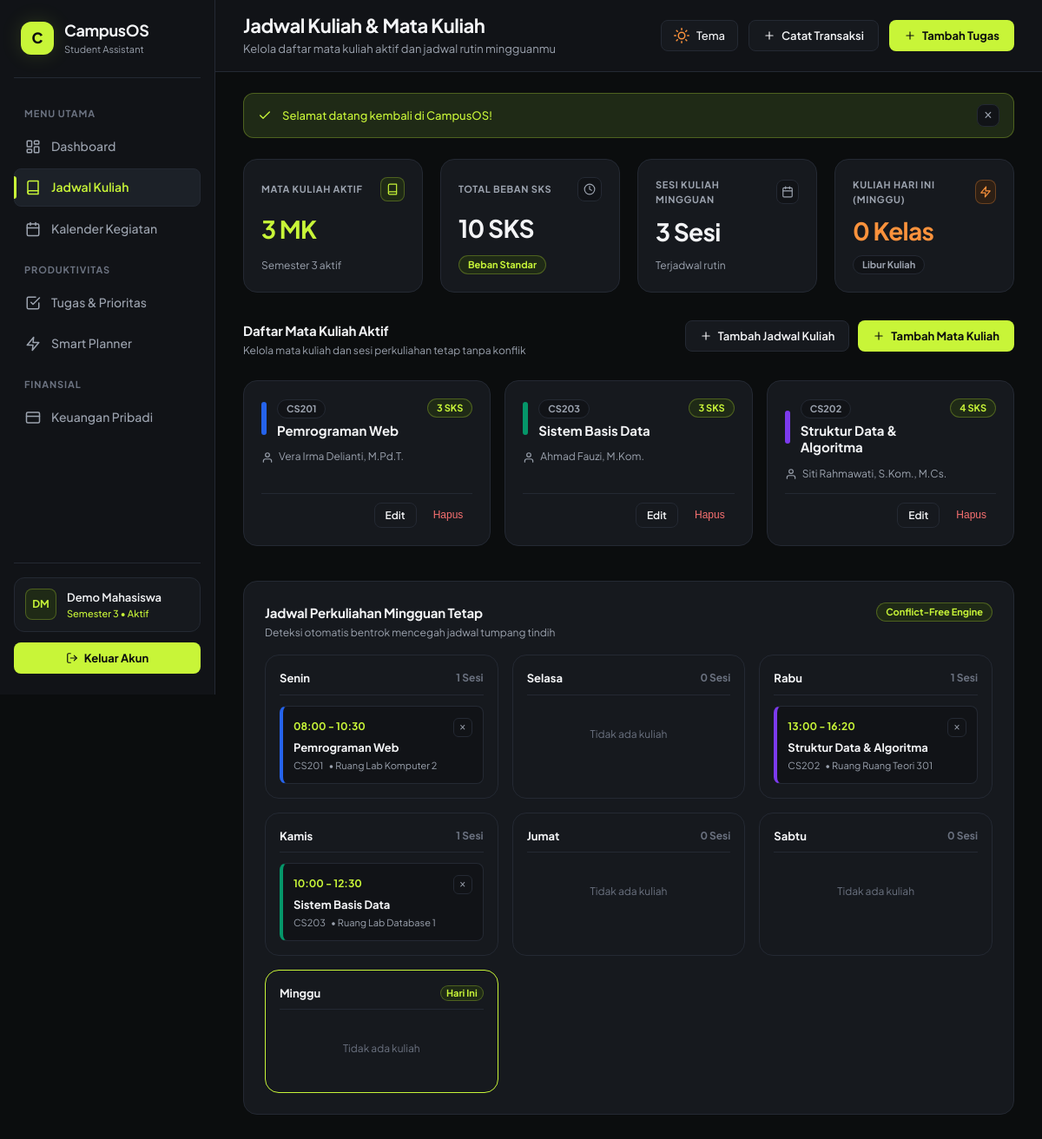
Page /index.php?page=academic (signed in) on the committed database.
### tables this page shows
CREATE TABLE IF NOT EXISTS `courses` (
    `id` INT AUTO_INCREMENT PRIMARY KEY,
    `user_id` INT NOT NULL,
    `course_code` VARCHAR(20) NOT NULL,
    `course_name` VARCHAR(120) NOT NULL,
    `lecturer` VARCHAR(100) NULL,
    `credits` TINYINT NOT NULL DEFAULT 3,
    `color_hex` VARCHAR(7) NOT NULL DEFAULT '#3B82F6',
    `created_at` TIMESTAMP NOT NULL DEFAULT CURRENT_TIMESTAMP,
    CONSTRAINT `fk_courses_user` FOREIGN KEY (`user_id`) 
        REFERENCES `users` (`id`) ON DELETE CASCADE
);

CREATE TABLE IF NOT EXISTS `class_schedules` (
    `id` INT AUTO_INCREMENT PRIMARY KEY,
    `user_id` INT NOT NULL,
    `course_id` INT NOT NULL,
    `day_of_week` TINYINT NOT NULL COMMENT '1=Senin, 2=Selasa, ..., 7=Minggu',
    `start_time` TIME NOT NULL,
    `end_time` TIME NOT NULL,
    `room` VARCHAR(50) NULL,
    INDEX `idx_schedules_user_day` (`user_id`, `day_of_week`),
    CONSTRAINT `fk_schedules_user` FOREIGN KEY (`user_id`) 
        REFERENCES `users` (`id`) ON DELETE CASCADE,
    CONSTRAINT `fk_schedules_course` FOREIGN KEY (`course_id`) 
        REFERENCES `courses` (`id`) ON DELETE CASCADE
);

### app/helpers/view.php (called while the page is built, shortened)
<?php
function e(mixed $string): string
{
    return htmlspecialchars((string) ($string ?? ''), ENT_QUOTES, 'UTF-8');
}
function renderView(string $viewPath, array $data = [], ?string $layout = 'layouts/main'): void
{
    extract($data, EXTR_SKIP);
    $baseViewDir = dirname(__DIR__, 2) . '/views/';
    $viewFile = $baseViewDir . ltrim($viewPath, '/') . '.php';
    require $viewFile;
}

### app/config/database.php (called while the page is built, shortened)
<?php
function getDBConnection(): ?PDO
{
    $configFile = __DIR__ . '/config.local.php';
    if (!file_exists($configFile)) {
        $configFile = __DIR__ . '/config.example.php';
    }
    $config = require $configFile;
    $db = isset($config['db']) && is_array($config['db']) ? $config['db'] : $config;
    $host     = $db['host'] ?? '127.0.0.1';
    $dbname   = $db['dbname'] ?? 'campusos_db';
    $username = $db['username'] ?? 'root';
    $password = $db['password'] ?? '';
    $charset  = $db['charset'] ?? 'utf8mb4';
    $dsn = "mysql:host={$host};dbname={$dbname};charset={$charset}";
    $options = [
        PDO::ATTR_ERRMODE            => PDO::ERRMODE_EXCEPTION,
        PDO::ATTR_DEFAULT_FETCH_MODE => PDO::FETCH_ASSOC,
        PDO::ATTR_EMULATE_PREPARES   => false,
    ];
    try {
        $pdo = new PDO($dsn, $username, $password, $options);
        return $pdo;
    } catch (\PDOException $e) {
        error_log("Database Connection Failed: " . $e->getMessage());
        return null;
    }
}

### app/helpers/auth.php (called while the page is built, shortened)
<?php
function currentUserId(): ?int
{
    return isset($_SESSION['user_id']) ? (int) $_SESSION['user_id'] : null;
}

### app/models/CourseModel.php (called while the page is built, shortened)
<?php
require_once __DIR__ . '/../config/database.php';
class CourseModel
{
    private ?PDO $db;
    public function __construct(?PDO $db = null)
    {
        $this->db = $db ?? Database::getInstance();
    }
    public function getByUserId(int $userId): array
    {
        try {
            $stmt = $this->db->prepare("
                SELECT * FROM courses
                WHERE user_id = :user_id
                ORDER BY course_name ASC
            ");
            $stmt->execute([':user_id' => $userId]);
            return $stmt->fetchAll(PDO::FETCH_ASSOC) ?: [];
        } catch (\PDOException $e) {
            error_log("CourseModel::getByUserId Error: " . $e->getMessage());
            return [];
        }
    }
}

### app/models/ScheduleModel.php (called while the page is built, shortened)
<?php
require_once __DIR__ . '/../config/database.php';
class ScheduleModel
{
    private ?PDO $db;
    public function __construct(?PDO $db = null)
    {
        $this->db = $db ?? Database::getInstance();
    }
    public function getWeeklySchedules(int $userId): array
    {
        try {
            $stmt = $this->db->prepare("
                SELECT
                    cs.*,
                    c.course_name,
                    c.course_code,
                    c.color_hex,
                    c.lecturer,
                    c.credits
                FROM class_schedules cs
                JOIN courses c ON cs.course_id = c.id
                WHERE cs.user_id = :user_id
                ORDER BY cs.day_of_week ASC, cs.start_time ASC
            ");
            $stmt->execute([':user_id' => $userId]);
            return $stmt->fetchAll(PDO::FETCH_ASSOC) ?: [];
        } catch (\PDOException $e) {
            error_log("ScheduleModel::getWeeklySchedules Error: " . $e->getMessage());
            return [];
        }
    }
}

### views/academic/index.php (the view, shortened to what this page needs)
<?php
$courses = $courses ?? [];
$weeklySchedules = $weeklySchedules ?? [];
$groupedSchedules = $groupedSchedules ?? [
    1 => [], 2 => [], 3 => [], 4 => [], 5 => [], 6 => [], 7 => []
];
$totalCourses = count($courses);
$totalCredits = 0;
foreach ($courses as $c) {
    $totalCredits += (int) ($c['credits'] ?? 0);
}
$totalScheduleSlots = count($weeklySchedules);
$todayDayOfWeek = (int) date('N');
$todaySchedulesCount = count($groupedSchedules[$todayDayOfWeek] ?? []);
$dayNames = [
    1 => 'Senin',
    2 => 'Selasa',
    3 => 'Rabu',
    4 => 'Kamis',
    5 => 'Jumat',
    6 => 'Sabtu',
    7 => 'Minggu',
];
?>
<section class="kpi-grid-4" aria-label="Ringkasan Beban Studi Akademik">
  <article class="kpi-card">
    <div class="kpi-top">
      <span class="kpi-label">Mata Kuliah Aktif</span>
      <span class="kpi-icon-dot is-lime" aria-hidden="true">
        <svg class="ui-icon ui-icon-xs" viewBox="0 0 24 24">
          <path d="M4 19.5A2.5 2.5 0 0 1 6.5 17H20"></path>
          <path d="M6.5 2H20v20H6.5A2.5 2.5 0 0 1 4 19.5v-15A2.5 2.5 0 0 1 6.5 2z"></path>
        </svg>
      </span>
    </div>
    <div class="kpi-value is-lime"><?= $totalCourses ?> MK</div>
    <div class="kpi-footer">
      <span>Semester <?= e($user['semester'] ?? 1) ?> aktif</span>
    </div>
  </article>
  <article class="kpi-card">
    <div class="kpi-top">
      <span class="kpi-label">Total Beban SKS</span>
      <span class="kpi-icon-dot" aria-hidden="true">
        <svg class="ui-icon ui-icon-xs" viewBox="0 0 24 24">
          <circle cx="12" cy="12" r="10"></circle>
          <polyline points="12 6 12 12 16 14"></polyline>
        </svg>
      </span>
    </div>
    <div class="kpi-value"><?= $totalCredits ?> SKS</div>
    <div class="kpi-footer">
      <span class="pill <?= $totalCredits > 20 ? 'pill-orange' : 'pill-lime' ?>"><?= $totalCredits > 20 ? 'Beban Penuh' : 'Beban Standar' ?></span>
    </div>
  </article>
  <article class="kpi-card">
    <div class="kpi-top">
      <span class="kpi-label">Sesi Kuliah Mingguan</span>
      <span class="kpi-icon-dot" aria-hidden="true">
        <svg class="ui-icon ui-icon-xs" viewBox="0 0 24 24">
          <rect x="3" y="4" width="18" height="18" rx="2"></rect>
          <line x1="16" y1="2" x2="16" y2="6"></line>
          <line x1="8" y1="2" x2="8" y2="6"></line>
          <line x1="3" y1="10" x2="21" y2="10"></line>
        </svg>
      </span>
    </div>
    <div class="kpi-value"><?= $totalScheduleSlots ?> Sesi</div>
    <div class="kpi-footer">
      <span>Terjadwal rutin</span>
    </div>
  </article>
  <article class="kpi-card">
    <div class="kpi-top">
      <span class="kpi-label">Kuliah Hari Ini (<?= e($dayNames[$todayDayOfWeek] ?? '') ?>)</span>
      <span class="kpi-icon-dot is-orange" aria-hidden="true">
        <svg class="ui-icon ui-icon-xs" viewBox="0 0 24 24">
          <polygon points="13 2 3 14 12 14 11 22 21 10 12 10 13 2"></polygon>
        </svg>
      </span>
    </div>
    <div class="kpi-value is-orange"><?= $todaySchedulesCount ?> Kelas</div>
    <div class="kpi-footer">
      <span class="pill <?= $todaySchedulesCount > 0 ? 'pill-orange' : 'pill-neutral' ?>"><?= $todaySchedulesCount > 0 ? 'Ada Perkuliahan' : 'Libur Kuliah' ?></span>
    </div>
  </article>
</section>
<section class="card-header-row" aria-label="Aksi Manajemen Akademik" style="margin-top: 8px;">
  <div class="card-heading-group">
    <h2 class="card-heading-title">Daftar Mata Kuliah Aktif</h2>
    <span class="card-heading-sub">Kelola mata kuliah dan sesi perkuliahan tetap tanpa konflik</span>
  </div>
  <div style="display: flex; align-items: center; gap: 10px; flex-wrap: wrap;">
    <button type="button" class="btn-secondary" data-open-modal="scheduleCreateModal">
      <svg class="ui-icon ui-icon-xs" viewBox="0 0 24 24" aria-hidden="true">
        <line x1="12" y1="5" x2="12" y2="19"></line>
        <line x1="5" y1="12" x2="19" y2="12"></line>
      </svg>
      <span>Tambah Jadwal Kuliah</span>
    </button>
    <button type="button" class="btn-lime" data-open-modal="courseCreateModal">
      <svg class="ui-icon ui-icon-xs" viewBox="0 0 24 24" aria-hidden="true">
        <line x1="12" y1="5" x2="12" y2="19"></line>
        <line x1="5" y1="12" x2="19" y2="12"></line>
      </svg>
      <span>Tambah Mata Kuliah</span>
    </button>
  </div>
</section>
<?php if (empty($courses)): ?>
  <article class="bento-card">
    <div class="empty-state">
      <div class="empty-state-icon" aria-hidden="true">
        <svg class="ui-icon" viewBox="0 0 24 24">
          <path d="M4 19.5A2.5 2.5 0 0 1 6.5 17H20"></path>
          <path d="M6.5 2H20v20H6.5A2.5 2.5 0 0 1 4 19.5v-15A2.5 2.5 0 0 1 6.5 2z"></path>
        </svg>
      </div>
      <h3 class="empty-state-title">Belum Ada Mata Kuliah</h3>
      <p class="empty-state-desc">Tambahkan mata kuliah semester ini untuk mulai menyusun jadwal dan menghubungkan tugas kuliah.</p>
      <button type="button" class="btn-lime" data-open-modal="courseCreateModal">+ Tambah Mata Kuliah Pertama</button>
    </div>
  </article>
<?php else: ?>
  <section class="course-grid" aria-label="Daftar Mata Kuliah">
    <?php foreach ($courses as $c): ?>
      <article class="course-card">
        <div class="course-card-header">
          <div style="display: flex; align-items: center; gap: 12px; min-width: 0;">
            <span class="course-color-bar" style="background-color: <?= e($c['color_hex'] ?? '#3B82F6') ?>;"></span>
            <div style="min-width: 0;">
              <span class="pill pill-neutral" style="font-size: var(--font-size-2xs); font-weight: var(--font-weight-bold); margin-bottom: 4px; display: inline-block;">
                <?= e($c['course_code']) ?>
              </span>
              <h3 style="font-size: var(--font-size-md); font-weight: var(--font-weight-bold); color: var(--text-primary); line-height: 1.3;">
                <?= e($c['course_name']) ?>
              </h3>
            </div>
          </div>
          <span class="pill pill-lime" style="font-weight: var(--font-weight-bold);">
            <?= (int) ($c['credits'] ?? 3) ?> SKS
          </span>
        </div>
        <div style="font-size: var(--font-size-xs); color: var(--text-secondary); display: flex; align-items: center; gap: 6px;">
          <svg class="ui-icon ui-icon-xs" viewBox="0 0 24 24" aria-hidden="true">
            <path d="M20 21v-2a4 4 0 0 0-4-4H8a4 4 0 0 0-4 4v2"></path>
            <circle cx="12" cy="7" r="4"></circle>
          </svg>
          <span><?= e(!empty($c['lecturer']) ? $c['lecturer'] : 'Dosen Pengampu Belum Diisi') ?></span>
        </div>
        <div style="display: flex; align-items: center; justify-content: flex-end; gap: 8px; border-top: 1px solid var(--border-subtle); padding-top: 10px; margin-top: auto;">
          <button
            type="button"
            class="btn-secondary btn-sm"
            data-edit-course='<?= json_encode($c, JSON_HEX_TAG | JSON_HEX_APOS | JSON_HEX_QUOT | JSON_HEX_AMP) ?>'
          >
            Edit
          </button>
          <form method="POST" action="index.php?page=academic&action=delete_course" onsubmit="return confirm('Apakah Anda yakin ingin menghapus mata kuliah <?= e(addslashes($c['course_name'])) ?>? Seluruh jadwal terkait juga akan dihapus.');" style="display:inline;">
            <button type="submit" class="btn-danger-ghost">Hapus</button>
          </form>
        </div>
      </article>
    <?php endforeach; ?>
  </section>
<?php endif; ?>
<article class="bento-card" style="margin-top: var(--space-4);">
  <div class="card-header-row">
    <div class="card-heading-group">
      <h2 class="card-heading-title">Jadwal Perkuliahan Mingguan Tetap</h2>
      <span class="card-heading-sub">Deteksi otomatis bentrok mencegah jadwal tumpang tindih</span>
    </div>
    <span class="pill pill-lime">Conflict-Free Engine</span>
  </div>
  <?php if (empty($weeklySchedules)): ?>
    <div class="empty-state">
      <div class="empty-state-icon" aria-hidden="true">
        <svg class="ui-icon" viewBox="0 0 24 24">
          <rect x="3" y="4" width="18" height="18" rx="2"></rect>
          <line x1="16" y1="2" x2="16" y2="6"></line>
          <line x1="8" y1="2" x2="8" y2="6"></line>
          <line x1="3" y1="10" x2="21" y2="10"></line>
        </svg>
      </div>
      <h3 class="empty-state-title">Belum Ada Jadwal Kuliah</h3>
      <p class="empty-state-desc">Pilih mata kuliah dan daftarkan hari serta jam kuliah tetap untuk mengisi matriks mingguan.</p>
      <button type="button" class="btn-lime" data-open-modal="scheduleCreateModal">+ Tambah Jadwal Kuliah</button>
    </div>
  <?php else: ?>
    <div class="course-schedule-grid">
      <?php for ($d = 1; $d <= 7; $d++):
        $dayScheds = $groupedSchedules[$d] ?? [];
        $isToday = ($d === $todayDayOfWeek);
      ?>
        <div class="day-schedule-col" style="<?= $isToday ? 'border-color: var(--accent-lime);' : '' ?>">
          <div class="day-schedule-header">
            <span><?= e($dayNames[$d]) ?></span>
            <?php if ($isToday): ?>
              <span class="pill pill-lime" style="font-size: var(--font-size-2xs); padding: 2px 6px;">Hari Ini</span>
            <?php else: ?>
              <span style="font-size: var(--font-size-xs); color: var(--text-muted);"><?= count($dayScheds) ?> Sesi</span>
            <?php endif; ?>
          </div>
          <?php if (empty($dayScheds)): ?>
            <div style="font-size: var(--font-size-xs); color: var(--text-muted); text-align: center; padding: 24px 8px;">
              Tidak ada kuliah
            </div>
          <?php else: ?>
            <div style="display: flex; flex-direction: column; gap: 10px;">
              <?php foreach ($dayScheds as $s):
                $cColor = $s['color_hex'] ?? '#3B82F6';
              ?>
                <div class="day-schedule-item" style="border-left-color: <?= e($cColor) ?>;">
                  <div style="display: flex; align-items: center; justify-content: space-between; gap: 4px;">
                    <span style="font-size: var(--font-size-xs); font-weight: var(--font-weight-bold); color: var(--accent-lime);">
                      <?= e(substr($s['start_time'], 0, 5)) ?> - <?= e(substr($s['end_time'], 0, 5)) ?>
                    </span>
                    <form method="POST" action="index.php?page=academic&action=delete_schedule" onsubmit="return confirm('Hapus jadwal kuliah ini?');" style="margin:0;">
                      <button type="submit" class="btn-ghost-icon" title="Hapus Jadwal" style="width: 22px; height: 22px; font-size: 0.75rem;">&times;</button>
                    </form>
                  </div>
                  <strong style="font-size: var(--font-size-sm); color: var(--text-primary); line-height: 1.25;">
                    <?= e($s['course_name'] ?? 'Mata Kuliah') ?>
                  </strong>
                  <div style="font-size: var(--font-size-2xs); color: var(--text-secondary); display: flex; align-items: center; gap: 6px; flex-wrap: wrap;">
                    <span><?= e($s['course_code'] ?? '') ?></span>
                    <?php if (!empty($s['room'])): ?>
                      <span>• Ruang <?= e($s['room']) ?></span>
                    <?php endif; ?>
                  </div>
                </div>
              <?php endforeach; ?>
            </div>
          <?php endif; ?>
        </div>
      <?php endfor; ?>
    </div>
  <?php endif; ?>
</article>

### rows in the picture
courses: course_code "CS201", course_name "Pemrograman Web", credits "3", lecturer "Vera Irma Delianti, M.Pd.T."
courses: course_code "CS203", course_name "Sistem Basis Data", credits "3", lecturer "Ahmad Fauzi, M.Kom."
courses: course_code "CS202", course_name "Struktur Data & Algoritma", credits "4", lecturer "Siti Rahmawati, S.Kom., M.Cs."
class_schedules: start_time "08:00", end_time "10:30", course.course_name "Pemrograman Web", course.course_code "CS201", room "Lab Komputer 2"
class_schedules: start_time "13:00", end_time "16:20", course.course_name "Struktur Data & Algoritma", course.course_code "CS202", room "Ruang Teori 301"
class_schedules: start_time "10:00", end_time "12:30", course.course_name "Sistem Basis Data", course.course_code "CS203", room "Lab Database 1"

### other values in the picture
$userInitials "DM"
$user['name'] "Demo Mahasiswa"
$user['semester'] "3"
$headerInfo['title'] "Jadwal Kuliah & Mata Kuliah"
$headerInfo['subtitle'] "Kelola daftar mata kuliah aktif dan jadwal rutin mingguanmu"
$flash['message'] "Selamat datang kembali di CampusOS!"
$totalCourses "3"
$totalCredits "10"
$totalScheduleSlots "3"
$todaySchedulesCount "0"
$dayNames[$d] "Senin"
count($dayScheds) "1"
$dayNames[$d] "Selasa"
count($dayScheds) "0"
$dayNames[$d] "Rabu"
